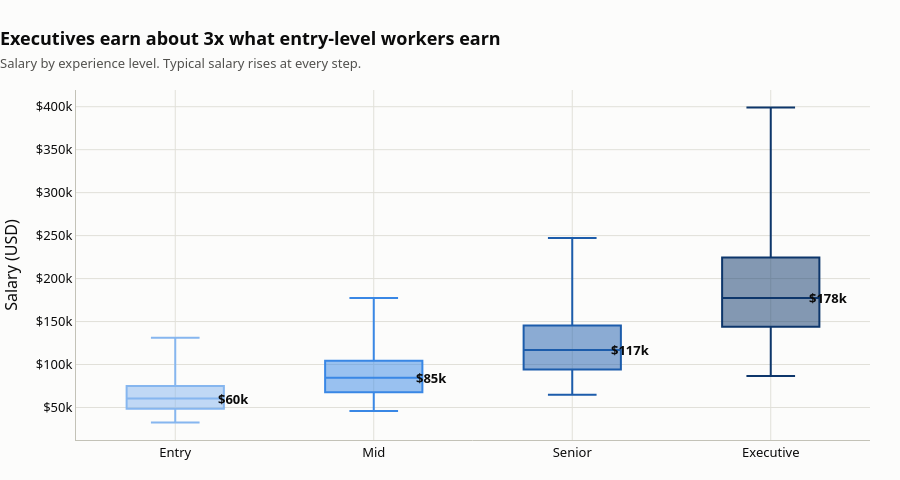

The notebook cell this image was saved under:
### Markdown cell above
## 1. Experience
### Q1.1 How does pay change as people gain experience?
Each box shows the middle half of salaries at that level. The line inside is the typical (median) salary.

### Code cell
fig = px.box(df, x="experience", y="salary_usd", color="experience", color_discrete_map=EXP_COLORS,
             category_orders={"experience": list(EXP.values())}, points=False)
fig.update_traces(hovertemplate="%{y:$,.0f}<extra></extra>")
med = df.groupby("experience", observed=True)["salary_usd"].median()
for lvl, v in med.items():
    fig.add_annotation(x=lvl, y=v, text=f"<b>{money(v)}</b>", showarrow=False, xshift=58, font_color=INK)
fig.update_yaxes(title="Salary (USD)", tickprefix="$", tickformat="~s")
fig.update_xaxes(title=None)
style(fig, f"Executives earn about {med['Executive']/med['Entry']:.0f}x what entry-level workers earn",
      "Salary by experience level. Typical salary rises at every step.").show()

### Figure 1 — Plotly figure (JSON) as saved in the notebook; plotly's stock layout.template omitted (floating-point values rounded to 4 significant figures; data arrays with more than 128 entries replaced by an {"elided": "..."} marker saying what was removed)
{"data": [{"alignmentgroup": "True", "boxpoints": false, "hovertemplate": "%{y:$,.0f}<extra></extra>", "legendgroup": "Entry", "marker": {"color": "#86b6ef"}, "name": "Entry", "notched": false, "offsetgroup": "Entry", "orientation": "v", "showlegend": true, "type": "box", "x": {"elided": "3718 str values"}, "x0": " ", "xaxis": "x", "y": {"elided": "3718 int values"}, "y0": " ", "yaxis": "y"}, {"alignmentgroup": "True", "boxpoints": false, "hovertemplate": "%{y:$,.0f}<extra></extra>", "legendgroup": "Mid", "marker": {"color": "#3987e5"}, "name": "Mid", "notched": false, "offsetgroup": "Mid", "orientation": "v", "showlegend": true, "type": "box", "x": {"elided": "3781 str values"}, "x0": " ", "xaxis": "x", "y": {"elided": "3781 int values"}, "y0": " ", "yaxis": "y"}, {"alignmentgroup": "True", "boxpoints": false, "hovertemplate": "%{y:$,.0f}<extra></extra>", "legendgroup": "Senior", "marker": {"color": "#1c5cab"}, "name": "Senior", "notched": false, "offsetgroup": "Senior", "orientation": "v", "showlegend": true, "type": "box", "x": {"elided": "3741 str values"}, "x0": " ", "xaxis": "x", "y": {"elided": "3741 int values"}, "y0": " ", "yaxis": "y"}, {"alignmentgroup": "True", "boxpoints": false, "hovertemplate": "%{y:$,.0f}<extra></extra>", "legendgroup": "Executive", "marker": {"color": "#0d366b"}, "name": "Executive", "notched": false, "offsetgroup": "Executive", "orientation": "v", "showlegend": true, "type": "box", "x": {"elided": "3760 str values"}, "x0": " ", "xaxis": "x", "y": {"elided": "3760 int values"}, "y0": " ", "yaxis": "y"}], "layout": {"annotations": [{"font": {"color": "#0b0b0b"}, "showarrow": false, "text": "<b>$60k</b>", "x": "Entry", "xshift": 58, "y": 60370.0}, {"font": {"color": "#0b0b0b"}, "showarrow": false, "text": "<b>$85k</b>", "x": "Mid", "xshift": 58, "y": 84640.0}, {"font": {"color": "#0b0b0b"}, "showarrow": false, "text": "<b>$117k</b>", "x": "Senior", "xshift": 58, "y": 116900.0}, {"font": {"color": "#0b0b0b"}, "showarrow": false, "text": "<b>$178k</b>", "x": "Executive", "xshift": 58, "y": 177500.0}], "boxmode": "overlay", "font": {"color": "#0b0b0b", "family": "system-ui, -apple-system, Segoe UI, sans-serif", "size": 13}, "height": 480, "hoverlabel": {"bgcolor": "white", "font": {"size": 13}}, "legend": {"title": {"text": "experience"}, "tracegroupgap": 0}, "margin": {"b": 40, "l": 10, "r": 30, "t": 90}, "paper_bgcolor": "#fcfcfb", "plot_bgcolor": "#fcfcfb", "showlegend": false, "title": {"text": "<b>Executives earn about 3x what entry-level workers earn</b><br><span style='font-size:13px;color:#52514e'>Salary by experience level. Typical salary rises at every step.</span>", "x": 0, "xanchor": "left"}, "xaxis": {"anchor": "y", "categoryarray": ["Entry", "Mid", "Senior", "Executive"], "categoryorder": "array", "domain": [0.0, 1.0], "gridcolor": "#e1e0d9", "linecolor": "#c3c2b7", "title": {}, "zeroline": false}, "yaxis": {"anchor": "x", "domain": [0.0, 1.0], "gridcolor": "#e1e0d9", "linecolor": "#c3c2b7", "tickformat": "~s", "tickprefix": "$", "title": {"text": "Salary (USD)"}, "zeroline": false}}}
